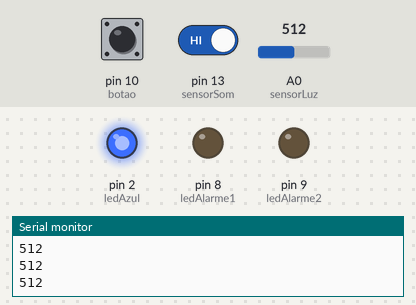
Recording of a sketch running on a simulated Arduino Uno, built with avr-gcc and run on an emulated ATmega328P. Shown: output pins drawn as LEDs (lit = HIGH), the last lines printed to the serial monitor. Dashed ring = blinking. Inputs (shaded band) come from the test bench; at power-on: pin 13 (sensorSom) HIGH, A0 (sensorLuz) = 512, pin 10 (botao) HIGH.

Above: at 1.2 s.
1.3 s: pin 13 (sensorSom) driven LOW
At 1.45 s:
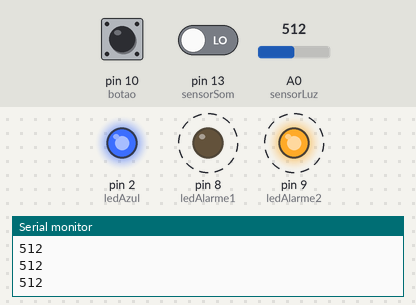
4.3 s: A0 (sensorLuz) set to 492
At 5.55 s:
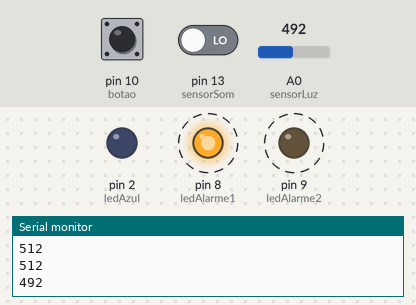
7.3 s: pin 13 (sensorSom) driven HIGH
At 10.0 s:
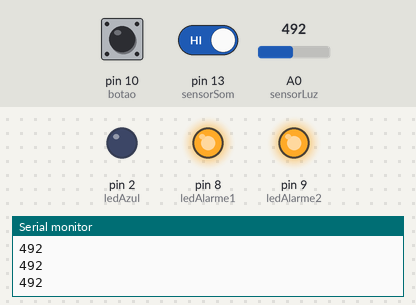
10.3 s: pin 10 (botao) pulled LOW for 0.15 s
At 11.5 s:
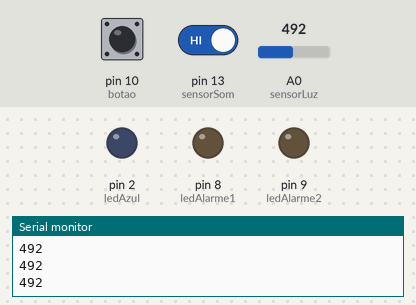
11.9 s: A0 (sensorLuz) set to 510
At 13.1 s:
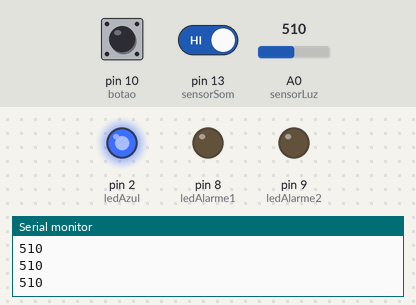
13.4 s: A0 (sensorLuz) set to 490
At 14.3 s:
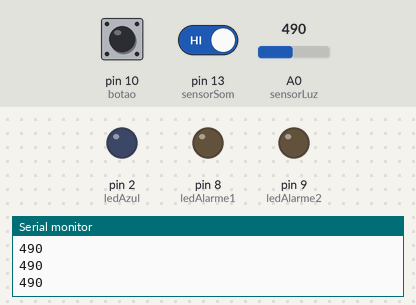
Timing chart, 0 to 15.9 s (numbered marks = the images above; inputs shaded):
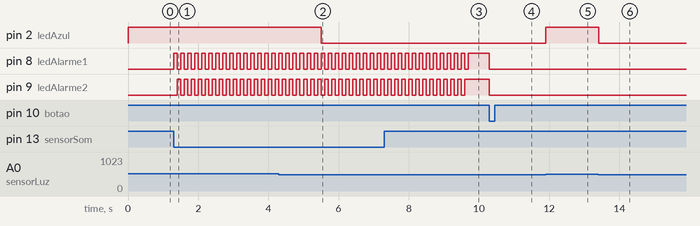

The sketch:

projeto1e2.ino
```cpp
int sensorLuz = A0;
int ledAzul = 2;

int sensorSom = 13;
int ledAlarme1 = 8;
int ledAlarme2 = 9;
int botao = 10;

int luz;
int som;
int estadoBotao;

void setup() {
  Serial.begin(9600);
  pinMode(sensorLuz, INPUT);
  pinMode(ledAzul, OUTPUT);

  pinMode(ledAlarme1, OUTPUT);
  pinMode(ledAlarme2, OUTPUT);
  pinMode(botao, INPUT_PULLUP);
  pinMode(sensorSom, INPUT);

  digitalWrite(ledAlarme1, LOW);
  digitalWrite(ledAlarme2, LOW);
}

void loop() {
  luz = analogRead(sensorLuz);
  Serial.println(luz);

  if (luz > 500) {
    digitalWrite(ledAzul, HIGH);
  } else {
    digitalWrite(ledAzul, LOW);
  }

  estadoBotao = digitalRead(botao);
  som = digitalRead(sensorSom);
  if (!som) {
    for (int cont = 0; cont <= 20; cont++) {
      digitalWrite(ledAlarme1, HIGH);
      digitalWrite(ledAlarme2, LOW);
      delay(100);
      digitalWrite(ledAlarme1, LOW);
      digitalWrite(ledAlarme2, HIGH);
      delay(100);
    }
    digitalWrite(ledAlarme1, HIGH);
    digitalWrite(ledAlarme2, HIGH);
  }
  if (estadoBotao == LOW) {
    digitalWrite(ledAlarme1, LOW);
    digitalWrite(ledAlarme2, LOW);
  }
}
```

Measured:
- the behaviour switches between 501 and 500 on A0 (sensorLuz) (found by bisection; images 1 and 2)
- after the input at 1.3 s, pin 8 (ledAlarme1): alternates HIGH for 0.10 s and LOW for 0.10 s, starting at once; pin 9 (ledAlarme2): alternates HIGH for 0.10 s and LOW for 0.10 s, starting after 0.10 s
- after the input at 4.3 s, pin 2 (ledAzul): HIGH → LOW after 1.2 s
- after the input at 7.3 s, pin 8 (ledAlarme1): goes on until 9.7 s, then stays HIGH; pin 9 (ledAlarme2): goes on until 9.6 s, then stays HIGH
- after the input at 10.3 s, pin 8 (ledAlarme1), pin 9 (ledAlarme2): HIGH → LOW at once
- after the input at 11.9 s, pin 2 (ledAzul): LOW → HIGH at once
- after the input at 13.4 s, pin 2 (ledAzul): HIGH → LOW at once
